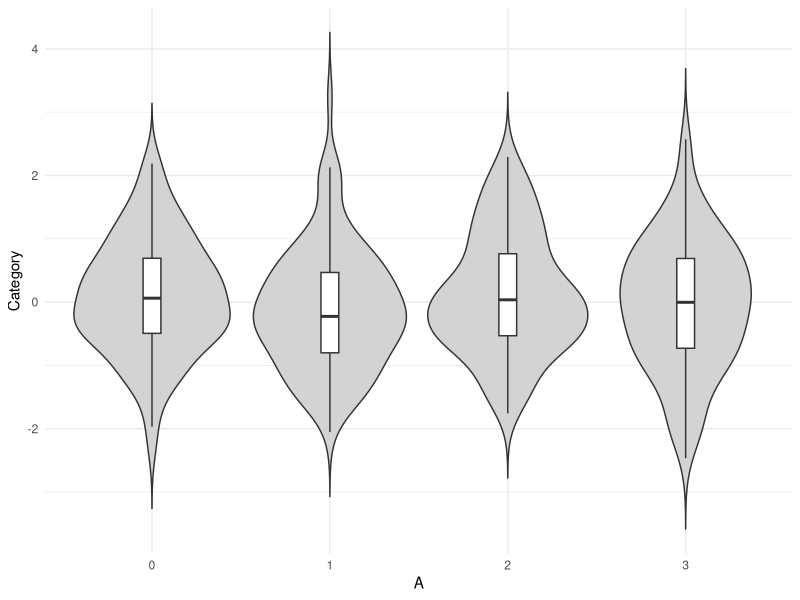
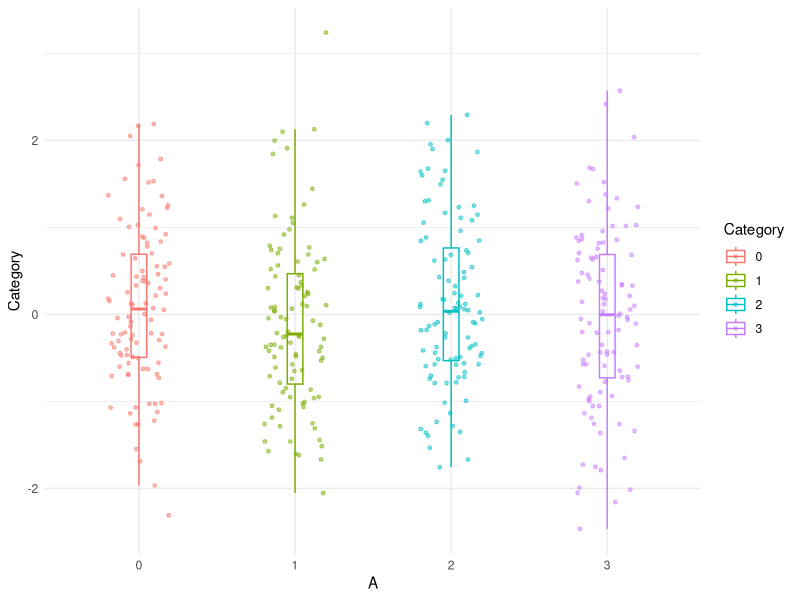
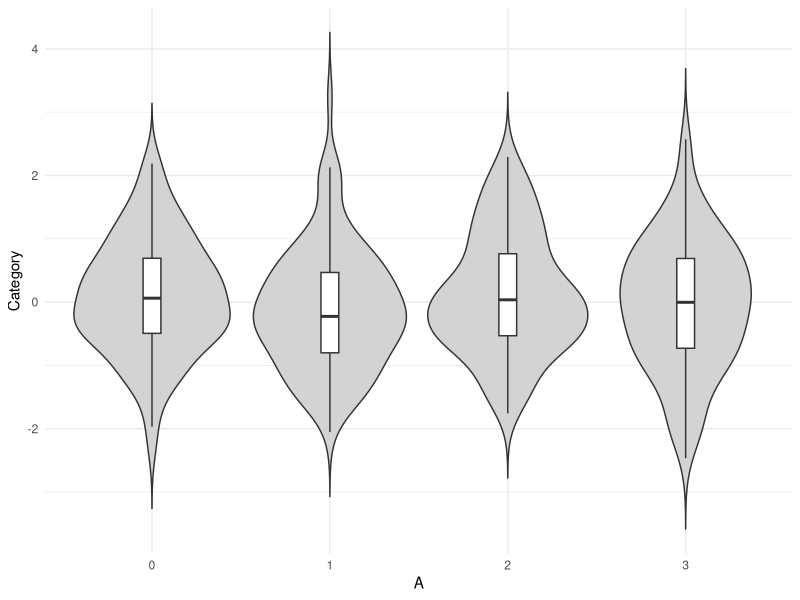

Write R code to recreate these figures, in order.
## ---- chunk 1
knitr::opts_chunk$set(echo = TRUE)
## ---- chunk 2
vector_sample <- c(1:3)
vecString <- c("boys", "girls", "man")


# sorting a vector

sort(vecString, decreasing = TRUE)
sort(vector_sample, decreasing = TRUE)

strExam <- c("apple", "banana", "cherry")
strExam[3]

length(c("apple", "banana", "cherry"))

newvec <-sort(rep(strExam, 3))
newvec

vexRep <- c("a","b")

rep(vexRep, 3)
## ---- chunk 3
vexSamp1 <- c(1, 4, 3, 4, 5)

vexSamp1[5] <- 3

vexSamp1[5]

listlen <- list(1, "a", TRUE, 4.5)
length(listlen)


listlenv3 <- c("apple", "banana", "cherry")
item <- "Man"

if(item %in% listlenv3){
  print("Item is in listlenv3")
} else {
  print("item is not in listenv3")
}

# add to a list
fruits <- list("apple", "banana")
fruitsv2 <- c("apple")

fruits3 <-c(fruitsv2, fruits, fruits)
print(fruits3)

fruits3[[1]] <- NULL
fruits3[[2]] <- NULL

fruits3

first3   <- list("apple", "banana", "cherry", "date")

first3[[2]] <- NULL

first3
## ---- chunk 4

fruits <- list("apple", "banana", "apple")
for (item in fruits) {
  print(fruits)
}


fruits <- list("apple", "banana", "apple")

for (i in 1:length(fruits)) {
  fruits[[i]] <- paste0(fruits[[i]], "_nuf")
}

print(fruits)



## ---- chunk 5

first4 <- list(c("item1", "item2"), c("item3", "item4"), c("item5", "item6"))

for (i in 1:length(first4)) {
  first4[[i]][1] <- paste(first4[[i]][1], "Add", sep="")
}

# Print the modified list
print(first4)

## ---- chunk 6

fruitsx <- list("apple", "banana", "apple")


for (i in fruitsx){
  item <- substr(i, 2, 2)
  print(item)
}


fruitsx <- list("apple", "banana", "apple")

for (i in 1:length(fruitsx)){
  item <- substr(i, 2, 2)
  print(item)
}


## ---- chunk 7
substr(fruitsx, 2, 2)
## ---- chunk 8
# Load necessary libraries
library(ggplot2)
library(dplyr)

# Assuming you have a data frame 'df' with columns 'A' and 'Category'
# Generate example data (you would use your own data)
set.seed(123) # for reproducibility
df <- data.frame(
  A = rnorm(400),
  Category = factor(rep(0:3, each = 100))
)

# Create the violin plot with boxplot overlay
ggplot(df, aes(x = Category, y = A)) +
  geom_violin(trim = FALSE, fill = "lightgray") +
  geom_boxplot(width = 0.1, outlier.shape = NA, fill = "white") +
  theme_minimal() +
  labs(y = "Category", x = "A")

# Display the plot
ggsave("violin_boxplot.png", width = 8, height = 6)

## ---- chunk 9
# Load necessary libraries
library(ggplot2)
library(dplyr)

# Assuming you have a data frame 'df' with columns 'A' and 'Category'
# Generate example data (you would use your own data)
set.seed(123) # for reproducibility
df <- data.frame(
  A = rnorm(400),
  Category = factor(rep(0:3, each = 100))
)

# Create the violin plot with boxplot and strip plot overlay
ggplot(df, aes(x = Category, y = A)) +
  # geom_violin(trim = FALSE, fill = "lightgray") +
  geom_jitter(width = 0.2, size = 1, alpha = 0.5, aes(color = Category)) +
  geom_boxplot(width = 0.1, outlier.shape = NA, fill = "white", alpha = 0, aes(color = Category)) +
  theme_minimal() +
  labs(y = "Category", x = "A")

# Display the plot           
# ggsave("violin_box_strip_plot.png", width = 8, height = 6)

